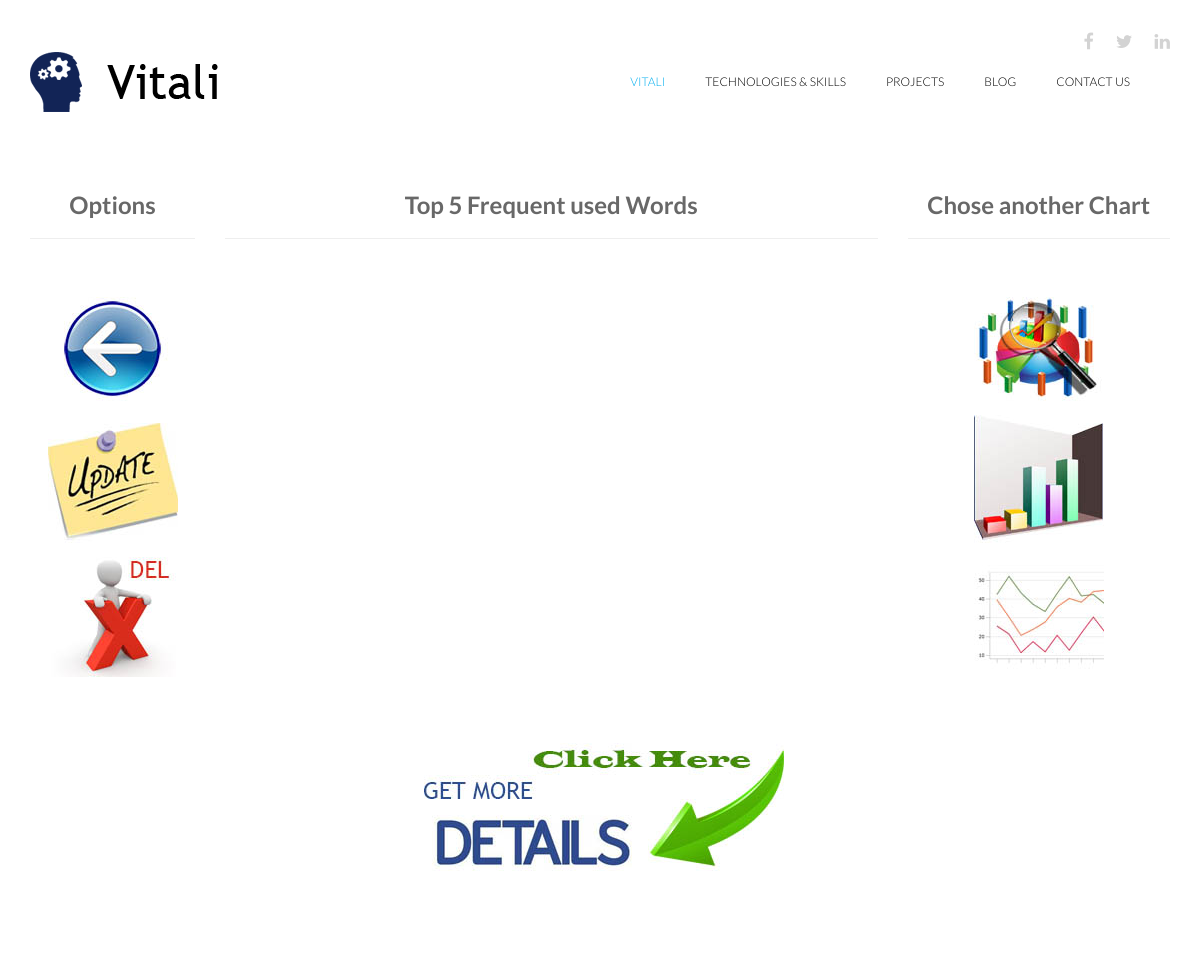
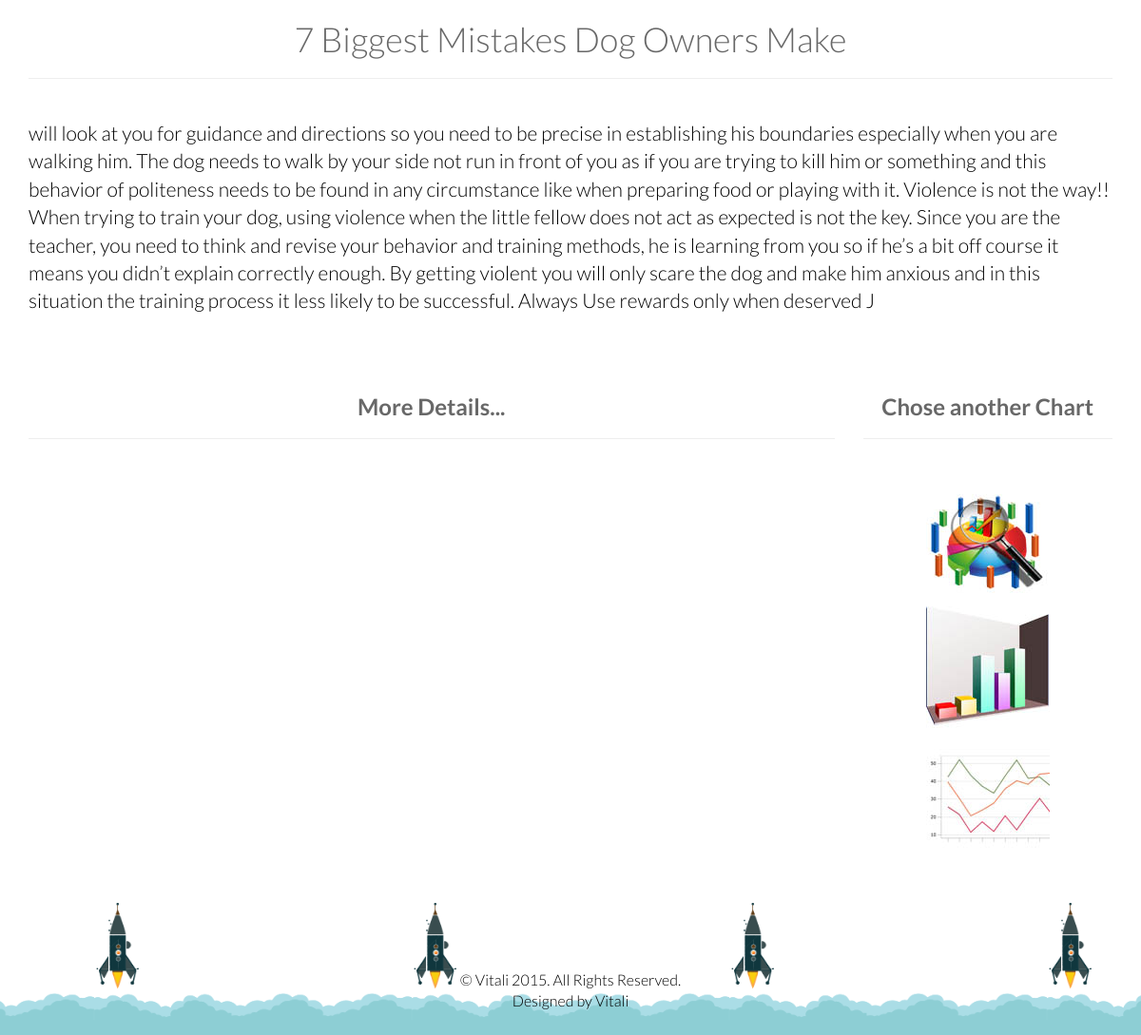
Page /sentiment/7-biggest-mistakes-dog-owners-make/ on the committed database (2 pictures, top to bottom).
### messageboard/models.py (models this page shows, shortened)
class InputText(models.Model):
    title = models.CharField(max_length=255)
    content = models.TextField()
    created = models.DateTimeField(auto_now_add=True, auto_now=False)
    slug = models.SlugField()
    def get_absolute_url(self):
        return reverse("sent_detail", kwargs={'slug':self.slug})

### messageboard/views.py (the view)
# urls.py: url(r'^sentiment/(?P<slug>[-\w]+)/$', SentimentDetail.as_view(), name="sent_detail"),
class SentimentDetail(DetailView):
    template_name = 'sentiment/detail.html'
    model = InputText
    def get_context_data(self, **kwargs):
        context = super(SentimentDetail, self).get_context_data(**kwargs)
        try:
            qrsAnalysis = SentAnalysis.objects.get(slug=self.object.slug)
            topW = TopWordsRetriever(qrsAnalysis.topWords)
            words, num = topW.topWords()
            context['stopWords'] = qrsAnalysis.stopWords
            context['totalWords'] = qrsAnalysis.totalWords
            context['averageWPS'] = int(qrsAnalysis.avWordsSentence)
            context['totalSentences'] = qrsAnalysis.totalSentences
            context['ratioWS'] = int(qrsAnalysis.ratioTotalStopwords)
            context['word1'] = words[0]
            context['word2'] = words[1]
            context['word3'] = words[2]
            context['word4'] = words[3]
            context['word5'] = words[4]
            context['num1'] = num[0]
            context['num2'] = num[1]
            context['num3'] = num[2]
            context['num4'] = num[3]
            context['num5'] = num[4]
        except:
            pass
        return context

### messageboard/sentiment.py (called while the page is built)
    def topWords(self):
        regex = re.compile(r'\((.*?)\)')
        text = regex.findall(self.text)
        num = []
        words = []
        for i in text:
            num.append(i.split(",")[1])
            words.append(i.split(",")[0])
        return words, num

### templates/sentiment/detail.html (shortened to what this page needs)
{% extends 'base.html' %}
{% load static %}
{% block content %}
<div class="container">
<div class="row">
	<div class="col-sm-2 text-center">
		<h2><strong>Options</strong></h2>
		<hr/>
		<br/>
		<a href="{% url 'sent_list' %}"><img src="{% static 'vitali/images/portfolio/back.jpg' %}" />
		<a href="{{ object.get_absolute_url }}update/"><img src="{% static 'vitali/images/portfolio/update.jpg' %}" />
		<a href="{{ object.get_absolute_url }}delete/"><img src="{% static 'vitali/images/portfolio/del.jpg' %}" />
	</div>
	<div class="col-sm-7 text-center">
		<h2><strong>Top 5 Frequent used Words</strong></h2>
		<hr/>
		<br/>
		<div id="hc_container" style="width:100%; height:400px;"></div>
	</div>
	<div class="col-sm-3 text-center">
		<h2><strong>Chose another Chart</strong></h2>
		<hr/>
		<br/>
		<a href='#' class='change_type' id='pie'><img src="{% static 'vitali/images/portfolio/pie.jpg' %}" /></a>
		<a href='#' class='change_type' id='column'><img src="{% static 'vitali/images/portfolio/bar.jpg' %}" /></a>
		<a href='#' class='change_type' id='line'><img src="{% static 'vitali/images/portfolio/line.jpg' %}" /></a>
	</div>
<div class="row">
	<div class="col-sm-12 text-center divider"><a href="#details"><img src="{% static 'vitali/images/portfolio/details.jpg' %}" /></a></div>
</div>
</div>
	<br/><br/><br/>
    <div class="row">
        <div class="col-md-12 text-center">
             <h1> {{object.title}}</h1>
			 <hr/>
			  <br/>
        </div>
       <div class="col-md-12">
        <p class="lead">{{object.content}}</p>
       </div>
    </div>
</div>
<div class='container' id="details">
	<br/><br/>
  <div class="row">
		<div class="col-sm-9 text-center">
		<h2><strong>More Details...</strong></h2>
		<hr/>
		<br/>
		<div id="hc_container2" style="width:100%; height:400px;"></div>
	</div>
	<div class="col-sm-3 text-center">
		<h2><strong>Chose another Chart</strong></h2>
		<hr/>
		<br/>
		<a href='#' class='change_type' id='pie'><img src="{% static 'vitali/images/portfolio/pie.jpg' %}" /></a>
		<a href='#' class='change_type' id='column'><img src="{% static 'vitali/images/portfolio/bar.jpg' %}" /></a>
		<a href='#' class='change_type' id='line'><img src="{% static 'vitali/images/portfolio/line.jpg' %}" /></a>
	</div>
  </div>
  <br/><br/>
</div>
{% endblock content %}

### static/our_static/vitali/css/main.css (style rules this page uses)
body { background: #fff; font-family: 'Lato', sans-serif; font-weight: 300; font-size: 14px; line-height: 22px; color: #000; }
html { height: 100%; }
a { color:#C03035; }
a { -webkit-transition: 300ms; -moz-transition: 300ms; -o-transition: 300ms; transition: 300ms; }
h1, h2, h3, h4, h5, h6 { font-family: 'Lato', sans-serif; font-weight: 300; }
h1 { color: #686868; }
h2 { font-size: 24px; color: #686868; }

### templates/sentiment/detail.html (style rules this page uses)
.divider { padding-top: 60px !important; }

### rows in the picture
InputText: title "7 Biggest Mistakes Dog Owners Make", content "will look at you for guidance and directions so you need to be precise in establishing his boundaries especially when you are walking him. The dog needs to walk by your side not run in front of you as if you are trying to kill him or something and this behavior of politeness needs to be found in any circumstance like when preparing food or playing with it. Violence is not the way!! When trying to train your dog, using violence when the little fellow does not act as expected is not the key. Since you are the teacher, you need to think and revise your behavior and training methods, he is learning from you so if he’s a bit off course it means you didn’t explain correctly enough. By getting…"
